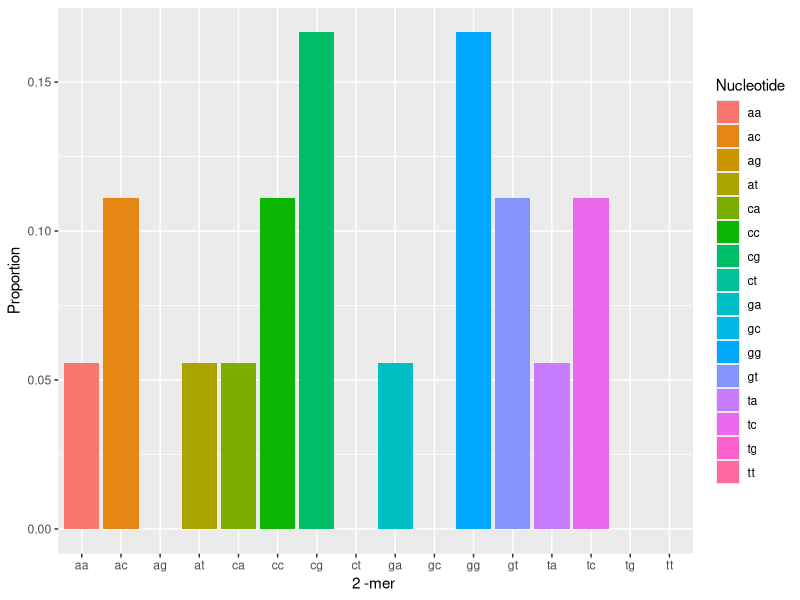
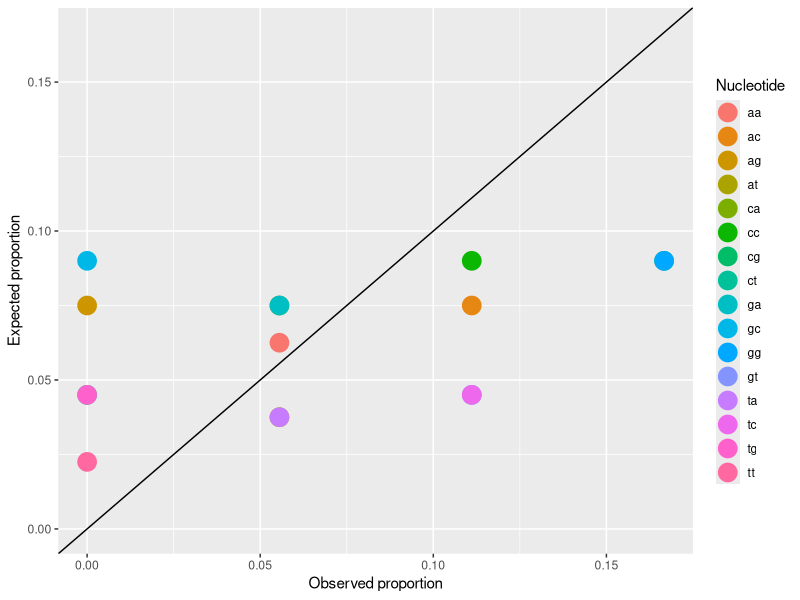

R code for these plots, in order:
## ---- chunk 1
library('seqinr')
## ---- chunk 2
dna <- s2c("acgggtacggtcccatcgaa")
## ---- chunk 3
count(dna, word = 1)
## ---- chunk 4
k <- 2; kmer_count  <- count(dna, wordsize = k)
## ---- chunk 5
library(ggplot2)
    kmer <- count(dna, wordsize=k)
      freq <- as.vector(kmer/(sum(kmer)-k+1))
      dat <- data.frame(Freq=freq, Nucleotide=names(kmer))
      ggplot(dat,aes(x=factor(Nucleotide), y=Freq)) + 
        geom_bar( stat="identity", aes(fill=Nucleotide)) +
        xlab(paste(k, "-mer",spe="")) + ylab("Proportion")
## ---- chunk 6
    l <- length(dna)
    ct  <- count(dna, wordsize = 1)
    dat0 <- data.frame(Freq=as.vector(ct)/l, 
                       Nucleotide=names(ct),stringsAsFactors=F)
    row.names(dat0) <- dat0$Nucleotide

    dat$Exp <- 1.0
    for (i in 1:nrow(dat)){
      for (j in 1:k)
        dat$Exp[i] <- dat$Exp[i]*dat0[substr(dat$Nucleotide[i],j, j), 1]
    }
    library(ggplot2)
    ggplot(dat, aes(x=Freq, y=Exp, col=Nucleotide)) +
      geom_abline(intercept = 0, slope=1) +
      geom_point(shape=19, aes(fill=Nucleotide), cex=6) + 
      xlab("Observed proportion") +
      ylab("Expected proportion") +
      scale_x_continuous(limits = range(c(dat$Freq,dat$Exp)))+
      scale_y_continuous(limits = range(c(dat$Freq,dat$Exp)))
